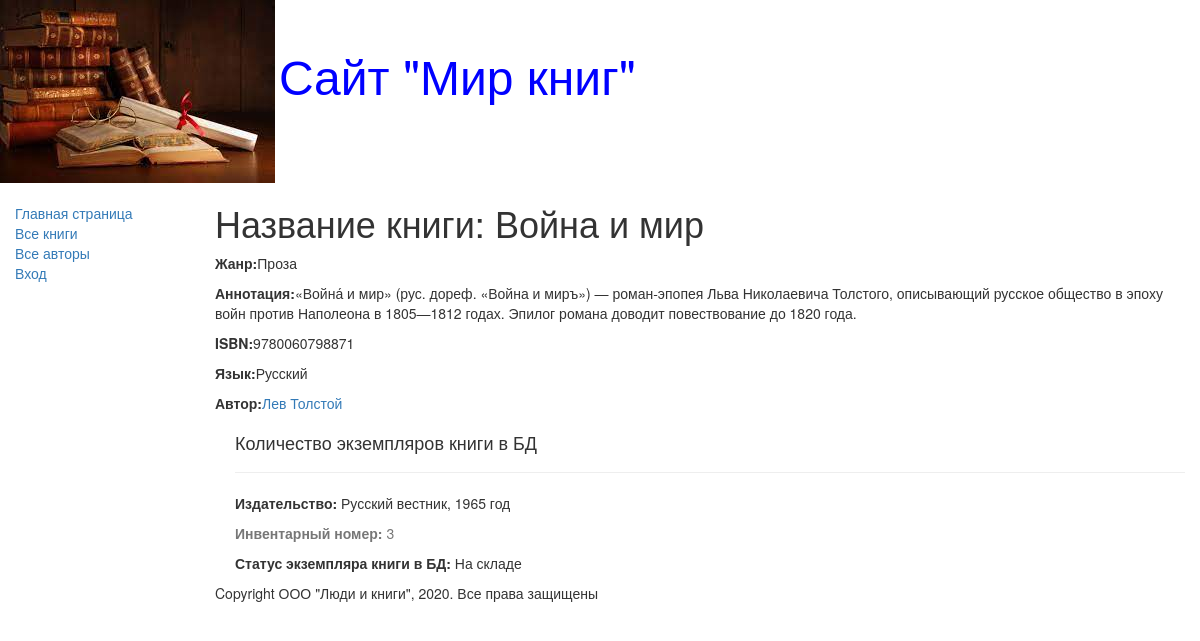
Page /books/3 on the committed database.
### catalog/models.py (models this page shows, shortened)
class Book(models.Model):
    title = models.CharField(max_length=200, help_text="Введите название книги", verbose_name="Название книги")
    genre = models.ForeignKey('Genre', on_delete=models.CASCADE, help_text="Выберите жанр для книги",
                              verbose_name="Жанр книги", null=True)
    language = models.ForeignKey('Language', on_delete=models.CASCADE, help_text="Выберите язык книги",
                                 verbose_name="Язык книги", null=True)
    author = models.ManyToManyField('Author', help_text="Выберите автора", verbose_name="Автор книги")
    summary = models.TextField(max_length=1000, help_text="Введие краткое описание книги",
                               verbose_name="Аннотация книги")
    isbn = models.CharField(max_length=13, help_text="Должно содержать 13 символов",
                            verbose_name="ISBN книги")
    def display_author(self):
        return ', '.join([author.last_name for author in self.author.all()])
    display_author.short_description = 'Авторы'

class Genre(models.Model):
    name = models.CharField(max_length=200, help_text="Введите жанр книги", verbose_name="Жанр книги")
    def __str__(self):
        return self.name

class Language(models.Model):
    name = models.CharField(max_length=20, help_text="Введите язык книги", verbose_name="Язык книги")
    def __str__(self):
        return self.name

class Author(models.Model):
    first_name = models.CharField(max_length=100, help_text="Введите имя автора", verbose_name="Имя автора")
    last_name = models.CharField(max_length=100, help_text="Введите фамилию автора", verbose_name="Фамилия автора")
    date_of_birth = models.DateField(help_text="Введите дату рождения", verbose_name="Дата рождения", null=True, blank=True)
    date_of_death = models.DateField(help_text="Введите дату смерти", verbose_name="Дата смерти", null=True, blank=True)

class BookInstance(models.Model):
    book = models.ForeignKey('Book', on_delete=models.CASCADE, null=True)
    inv_nom = models.CharField(max_length=20, null=True, help_text="Введите инвентарный номер экземпляара",
                               verbose_name="Инвентарный номер")
    imprint = models.CharField(max_length=200, help_text="Введите издательствои год выпуска",
                               verbose_name="Издательство")
    status = models.ForeignKey('Status', on_delete=models.CASCADE, null=True,
                               help_text="Измнить состояние экземпляра",
                               verbose_name="Статус экземпляра книги")
    due_back = models.DateField(null=True, blank=True,
                                help_text="Введите конец срока статуса",
                                verbose_name="Дата окончания статуса")

class Status(models.Model):
    name = models.CharField(max_length=20, help_text="Введите статус экземпляра книги",
                            verbose_name="Статус экземпляра книги")
    def __str__(self):
        return self.name

### catalog/views.py (the view)
# urls.py: url(r'^books/(?P<pk>\d+)$', views.BookDetailView.as_view(), name="book-detail"),
class BookDetailView(generic.DetailView):
    model = Book

### catalog/templates/catalog/book_detail.html (shortened to what this page needs)
{% extends "base_generic.html" %}
{% block content %}
    <h1>Название книги: {{ book.title }}</h1>
    <p><strong>Жанр:</strong>{{ book.genre }}</p>
    <p><strong>Аннотация:</strong>{{ book.summary }}</p>
    <p><strong>ISBN:</strong>{{ book.isbn }}</p>
    <p><strong>Язык:</strong>{{ book.language }}</p>
        {% for author in book.author.all %}
            <p><strong>Автор:</strong><a href="">{{ author.first_name }} {{ author.last_name }}</a></p>
        {% endfor %}
<div style="margin-left:20px;margin-top:20px">
    <h4>Количество экземпляров книги в БД</h4>
    {% for copy in book.bookinstance_set.all %}
        <hr>
        <p><strong>Издательство:</strong> {{ copy.imprint }}</p>
        <p class="text-muted"><strong>Инвентарный номер:</strong> {{ copy.id }}</p>
        <p><strong>Статус экземпляра книги в БД:</strong> {{ copy.status }}</p>
    {% endfor %}
</div>
{% endblock %}

### rows in the picture
Book: title "Война и мир", genre "Проза", summary "«Война́ и мир» (рус. дореф. «Война и миръ») — роман-эпопея Льва Николаевича Толстого, описывающий русское общество в эпоху войн против Наполеона в 1805—1812 годах. Эпилог романа доводит повествование до 1820 года.", isbn "9780060798871", language "Русский"
Author: first_name "Лев", last_name "Толстой"
BookInstance: imprint "Русский вестник, 1965 год", id "3", status "На складе"
